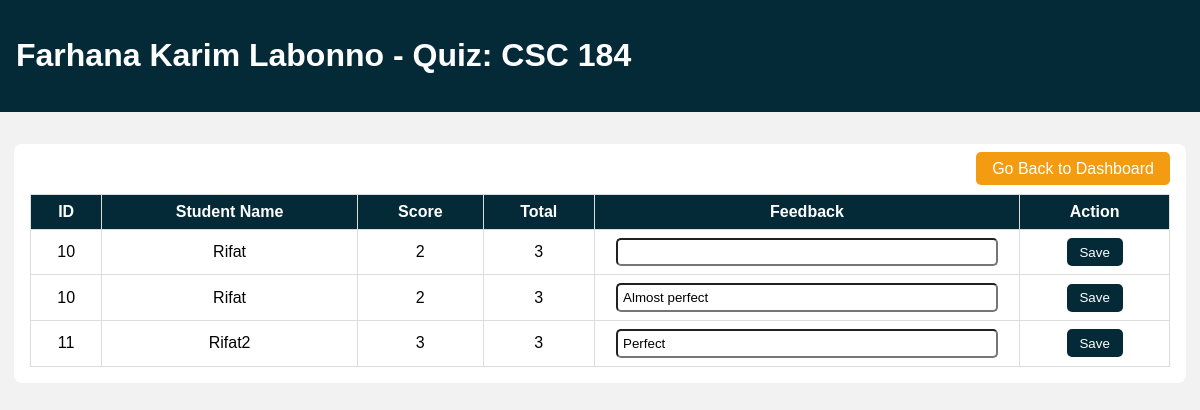
Page /view_results.php?qid=11 (signed in) on the committed database.
### tables this page shows
CREATE TABLE `quiz` (
  `quiz_id` int(11) NOT NULL,
  `teacher_id` int(11) NOT NULL,
  `quiz_name` varchar(200) NOT NULL,
  `date_created` datetime DEFAULT current_timestamp()
);

CREATE TABLE `score` (
  `score_id` int(11) NOT NULL,
  `student_id` int(11) NOT NULL,
  `quiz_id` int(11) NOT NULL,
  `score_point` int(11) NOT NULL,
  `total_point` int(11) NOT NULL,
  `date_created` datetime DEFAULT current_timestamp(),
  `feedback` varchar(255) DEFAULT NULL
);

CREATE TABLE `student` (
  `student_id` int(11) NOT NULL,
  `s_name` varchar(100) NOT NULL,
  `email` varchar(100) NOT NULL,
  `password` varchar(100) NOT NULL,
  `phone_no` varchar(20) DEFAULT NULL
);

### view_results.php (the view, shortened to what this page needs)
<?php
require_once 'sql.php';
$conn = mysqli_connect($servername, $username, $password, $dbname);
$teacher_id = $_SESSION['teacher_id'];
$teacher_name = $_SESSION['teacher_name'];
$quiz_id = $_GET['qid'];
$sqlQuiz = "SELECT * FROM quiz WHERE quiz_id='$quiz_id' AND teacher_id='$teacher_id'";
$resQuiz = mysqli_query($conn, $sqlQuiz);
$quiz = mysqli_fetch_assoc($resQuiz);
$sql = "SELECT s.score_id, st.student_id, st.s_name, s.score_point, s.total_point, s.feedback
        FROM score s
        JOIN student st ON s.student_id = st.student_id
        WHERE s.quiz_id='$quiz_id'";
$res = mysqli_query($conn, $sql);
?>
<!DOCTYPE html>
<html>
<head>
</head>
<body>
<div class="header">
    <h1><?php echo $teacher_name; ?> - Quiz: <?php echo $quiz['quiz_name']; ?></h1>
</div>
<div class="container">
    <div class="btn-container">
        <a href="teacher_dashboard.php" class="dashboard-btn">Go Back to Dashboard</a>
    </div>
    <table>
        <thead>
            <tr>
                <th>ID</th>
                <th>Student Name</th>
                <th>Score</th>
                <th>Total</th>
                <th>Feedback</th>
                <th>Action</th>
            </tr>
        </thead>
        <tbody>
            <?php
            if(mysqli_num_rows($res) > 0){
                while($row = mysqli_fetch_assoc($res)){
                    echo "<tr>";
                    echo "<td>".$row['student_id']."</td>";
                    echo "<td>".$row['s_name']."</td>";
                    echo "<td>".$row['score_point']."</td>";
                    echo "<td>".$row['total_point']."</td>";
                    echo "<td>
                        <form method='POST'>
                            <input type='hidden' name='score_id' value='".$row['score_id']."'>
                            <input type='text' class='feedback-input' name='feedback' value='".$row['feedback']."'>
                    </td>";
                    echo "<td><button type='submit' name='submit_feedback'>Save</button></form></td>";
                    echo "</tr>";
                }
            } else {
                echo "<tr><td colspan='6'>No students have taken this quiz yet.</td></tr>";
            }
            ?>
        </tbody>
    </table>
</div>
</body>
</html>

### view_results.php (style rules this page uses)
body { font-family: Arial, sans-serif; background:#f2f2f2; margin:0; padding:0; }
.header { background:#042A38; color:white; padding:1rem; display:flex; justify-content:space-between; align-items:center; }
.container { width:95%; margin:2rem auto; background:white; padding:1rem; border-radius:8px; }
table { width:100%; border-collapse:collapse; margin-top:1rem; }
th, td { border:1px solid #ddd; padding:0.5rem; text-align:center; }
th { background:#042A38; color:white; }
button { padding:0.4rem 0.8rem; border:none; border-radius:5px; cursor:pointer; background:#042A38; color:white; }
.feedback-input { width:90%; padding:0.3rem; border-radius:5px; }
a { text-decoration:none; color:white; }
.dashboard-btn { padding:0.5rem 1rem; background:#f39c12; color:white; border-radius:5px; text-decoration:none; }
.btn-container { text-align:right; margin-bottom:1rem; }

### rows in the picture
quiz: quiz_name "CSC 184"
score: student.student_id "10", student.s_name "Rifat", score_point "2", total_point "3"
score: student.student_id "10", student.s_name "Rifat", score_point "2", total_point "3", feedback "Almost perfect"
score: student.student_id "11", student.s_name "Rifat2", score_point "3", total_point "3", feedback "Perfect"

### other values in the picture
$teacher_name "Farhana Karim Labonno"
